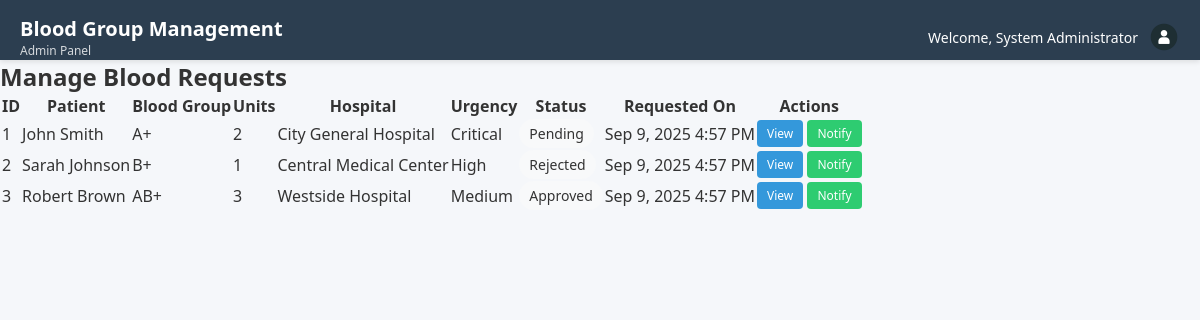
The page /admin/manage_requests.php (signed in) on the database its author committed.
### tables this page shows
CREATE TABLE `blood_requests` (
  `id` int(11) NOT NULL,
  `patient_name` varchar(100) NOT NULL,
  `contact_name` varchar(100) NOT NULL,
  `contact_phone` varchar(15) NOT NULL,
  `blood_group` enum('A+','A-','B+','B-','AB+','AB-','O+','O-') NOT NULL,
  `units_needed` int(11) NOT NULL DEFAULT 1,
  `hospital_name` varchar(100) NOT NULL,
  `hospital_address` text NOT NULL,
  `urgency` enum('Critical','High','Medium','Low') NOT NULL DEFAULT 'Medium',
  `additional_info` text DEFAULT NULL,
  `status` enum('pending','approved','rejected','completed') NOT NULL DEFAULT 'pending',
  `requested_by` int(11) DEFAULT NULL COMMENT 'Student ID if logged in',
  `requested_ip` varchar(45) DEFAULT NULL,
  `admin_notes` text DEFAULT NULL,
  `approved_by` int(11) DEFAULT NULL COMMENT 'Admin ID who approved',
  `created_at` timestamp NOT NULL DEFAULT current_timestamp(),
  `updated_at` timestamp NOT NULL DEFAULT current_timestamp() ON UPDATE current_timestamp()
);

### includes/blood-requests.php (called while the page is built, shortened)
<?php
class BloodRequest {
    private $pdo;
    public function __construct($pdo) {
        $this->pdo = $pdo;
    }
    public function getRequests($status = null) {
        $sql = "SELECT br.*, s.full_name as requested_by_name, a.full_name as approved_by_name
                FROM blood_requests br
                LEFT JOIN students s ON br.requested_by = s.id
                LEFT JOIN admins a ON br.approved_by = a.id";
        if ($status) {
            $sql .= " WHERE br.status = ? ORDER BY br.created_at DESC";
            $stmt = $this->pdo->prepare($sql);
            $stmt->execute([$status]);
        } else {
            $sql .= " ORDER BY br.created_at DESC";
            $stmt = $this->pdo->prepare($sql);
            $stmt->execute();
        }
        return $stmt->fetchAll(PDO::FETCH_ASSOC);
    }
}
?>

### admin/manage_requests.php (the view, shortened to what this page needs)
<?php
require_once '../includes/config.php';
require_once '../includes/blood-requests.php';
$bloodRequest = new BloodRequest($pdo);
$requests = $bloodRequest->getRequests();
include '../includes/admin_header.php';
?>
<div class="container">
    <h2>Manage Blood Requests</h2>
    <table class="table table-bordered">
        <thead>
            <tr>
                <th>ID</th>
                <th>Patient</th>
                <th>Blood Group</th>
                <th>Units</th>
                <th>Hospital</th>
                <th>Urgency</th>
                <th>Status</th>
                <th>Requested On</th>
                <th>Actions</th>
            </tr>
        </thead>
        <tbody>
            <?php foreach ($requests as $request): ?>
            <tr>
                <td><?php echo $request['id']; ?></td>
                <td><?php echo $request['patient_name']; ?></td>
                <td><?php echo $request['blood_group']; ?></td>
                <td><?php echo $request['units_needed']; ?></td>
                <td><?php echo $request['hospital_name']; ?></td>
                <td><?php echo $request['urgency']; ?></td>
                <td>
                    <span class="badge badge-<?php
                        switch($request['status']) {
                            case 'pending': echo 'warning'; break;
                            case 'approved': echo 'success'; break;
                            case 'rejected': echo 'danger'; break;
                        }
                    ?>">
                        <?php echo ucfirst($request['status']); ?>
                    </span>
                </td>
                <td><?php echo date('M j, Y g:i A', strtotime($request['created_at'])); ?></td>
                <td>
                    <a href="view_request.php?id=<?php echo $request['id']; ?>" class="btn btn-sm btn-info">View</a>
                    <a href="whatsapp_broadcast.php?request_id=<?php echo $request['id']; ?>" class="btn btn-sm btn-success">Notify</a>
                </td>
            </tr>
            <?php endforeach; ?>
        </tbody>
    </table>
</div>

### assets/css/admin.css (style rules this page uses)
* { margin: 0; padding: 0; box-sizing: border-box; font-family: 'Segoe UI', Tahoma, Geneva, Verdana, sans-serif; }
.btn { display: inline-flex; align-items: center; justify-content: center; padding: 8px 16px; border-radius: 4px; font-size: 14px; font-weight: 500; cursor: pointer; transition: all 0.3s; border: none; text-decoration: none; gap: 8px; }
.btn-sm { padding: 5px 10px; font-size: 12px; }
.btn-success { background-color: var(--success-color); color: white; }
.btn-info { background-color: var(--info-color); color: white; }
.badge { display: inline-block; padding: 5px 10px; border-radius: 20px; background-color: #f8f9fa; color: #333; font-size: 14px; font-weight: 500; }

### rows shown on the page
blood_requests: id "1", patient_name "John Smith", blood_group "A+", units_needed "2", hospital_name "City General Hospital", urgency "Critical", status "Pending", created_at "Sep 9, 2025 4:57 PM"
blood_requests: id "2", patient_name "Sarah Johnson", blood_group "B+", units_needed "1", hospital_name "Central Medical Center", urgency "High", status "Rejected", created_at "Sep 9, 2025 4:57 PM"
blood_requests: id "3", patient_name "Robert Brown", blood_group "AB+", units_needed "3", hospital_name "Westside Hospital", urgency "Medium", status "Approved", created_at "Sep 9, 2025 4:57 PM"

### other values the page prints
$_SESSION['admin_name'] "System Administrator"
